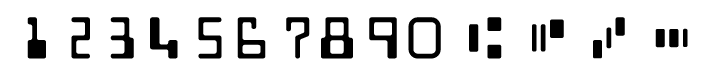
#> input picture micr_e13b_reference.png, 708 x 79 px
$ python bank_check_ocr.py --image example_check.png --reference micr_e13b_reference.png
#> lines starting #> are read from the running program, lines starting #| are printed output that depends on the picture; after the words box and inside, x2 and y2 are one past the last pixel; in counts of white or black regions, pixels touching at a corner belong together
# import necessary packages
from skimage.segmentation import clear_border
from imutils import contours
import numpy as np
import argparse
import imutils
import cv2


# [56 lines left out: function extract_digits_and_symbols, not called in this run]


# construct the argument parse and parse the arguments
ap = argparse.ArgumentParser()
ap.add_argument("-i", "--image", required=True,
                help="path to input image")
ap.add_argument("-r", "--reference", required=True,
                help="path to reference MICR E-13B font")
args = vars(ap.parse_args())

# initialize the list of reference character names, in the same
# order as they appear in the reference image where the digits
# their names and:
# T = Transit (delimit bank branch routing transit #)
# U = On-us (delimit customer account number)
# A = Amount (delimit transaction amount)
# D = Dash (delimit parts of numbers, such as routing or account)
charNames = ["1", "2", "3", "4", "5", "6", "7", "8", "9", "0",
             "T", "U", "A", "D"]

# load the reference MICR image from the disk, convert it to grayscale
# and threshold it, such that the digits appear as white on a black
# background
ref = cv2.imread(args["reference"])
#> ref is the input picture: shape (79, 708, 3); min 0, max 255, mean 222.6
ref = cv2.cvtColor(ref, cv2.COLOR_BGR2GRAY)
#> ref: shape (79, 708)
ref = imutils.resize(ref, width=400)
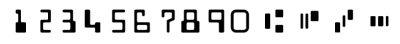
#> ref: shape (44, 400); min 0, max 255, mean 222.6
ref = cv2.threshold(ref, 0, 255, cv2.THRESH_BINARY_INV | cv2.THRESH_OTSU)[1]
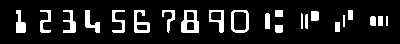
#> ref: shape (44, 400); 12.6% white; 22 white regions

# find the contours in the MICR image (i.e,. the outlines of the characters)
# and sort them from left to right
refCnts = cv2.findContours(ref.copy(), cv2.RETR_EXTERNAL, cv2.CHAIN_APPROX_SIMPLE)
#> refCnts = 22 contours, 3 with area under 20; largest, box (x1, y1, x2, y2) and area: (231, 10, 249, 33) 358, (181, 10, 199, 33) 320, (209, 10, 224, 33) 199, (134, 10, 150, 33) 193, (85, 10, 100, 33) 122
refCnts = imutils.grab_contours(refCnts)
refCnts = contours.sort_contours(refCnts, method="left-to-right")[0]

# create a clone of the original image so we can draw on it
clone = np.dstack([ref.copy()] * 3)
#> clone: shape (44, 400, 3); 12.6% white; 22 white regions, largest, box (x1, y1, x2, y2) and area: (181, 10, 199, 33) 249, (134, 10, 150, 33) 190, (231, 10, 249, 33) 182

# loop over the (sorted) contours
for c in refCnts:
    # compute the bounding box of the contour and draw it on our
    # image
    (x, y, w, h) = cv2.boundingRect(c)
    cv2.rectangle(clone, (x, y), (x + w, y + h), (0, 255, 0), 2)
#> this loop made 22 passes
#> (x, y, w, h) on passes 1 to 12: (16, 10, 10, 23), (40, 10, 11, 23), (63, 10, 13, 23), (85, 10, 15, 23), (112, 10, 13, 23), (134, 10, 16, 23), (162, 10, 13, 23), (181, 10, 18, 23), (209, 10, 15, 23), (231, 10, 18, 23), (265, 13, 5, 16), (275, 25, 8, 8)
#> (c, x, y, w, h) on passes 13, 14, 17, 18, 19, 21: ([[275, 10], [275, 16], [282, 16], [282, 10]], 275, 10, 8, 7), ([[301, 13], [301, 28], [302, 28], [302, 14]], 301, 13, 2, 16), ([[335, 22], [335, 31], [339, 31], [339, 22]], 335, 22, 5, 10), ([[343, 15], [343, 26], [344, 26], [344, 15]], 343, 15, 2, 12), ([[348, 10], [348, 19], [352, 19], [352, 10]], 348, 10, 5, 10), ([[378, 16], [378, 25], [382, 25], [382, 16]], 378, 16, 5, 10)
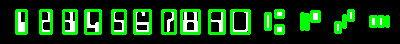
#> clone: shape (44, 400, 3); mean of channels 0, 1, 2 16.1, 63.2, 16.1; drawn as B, G, R

# show the output of applying the simple contour method
cv2.imshow("Simple Method", clone)
cv2.waitKey(0)
